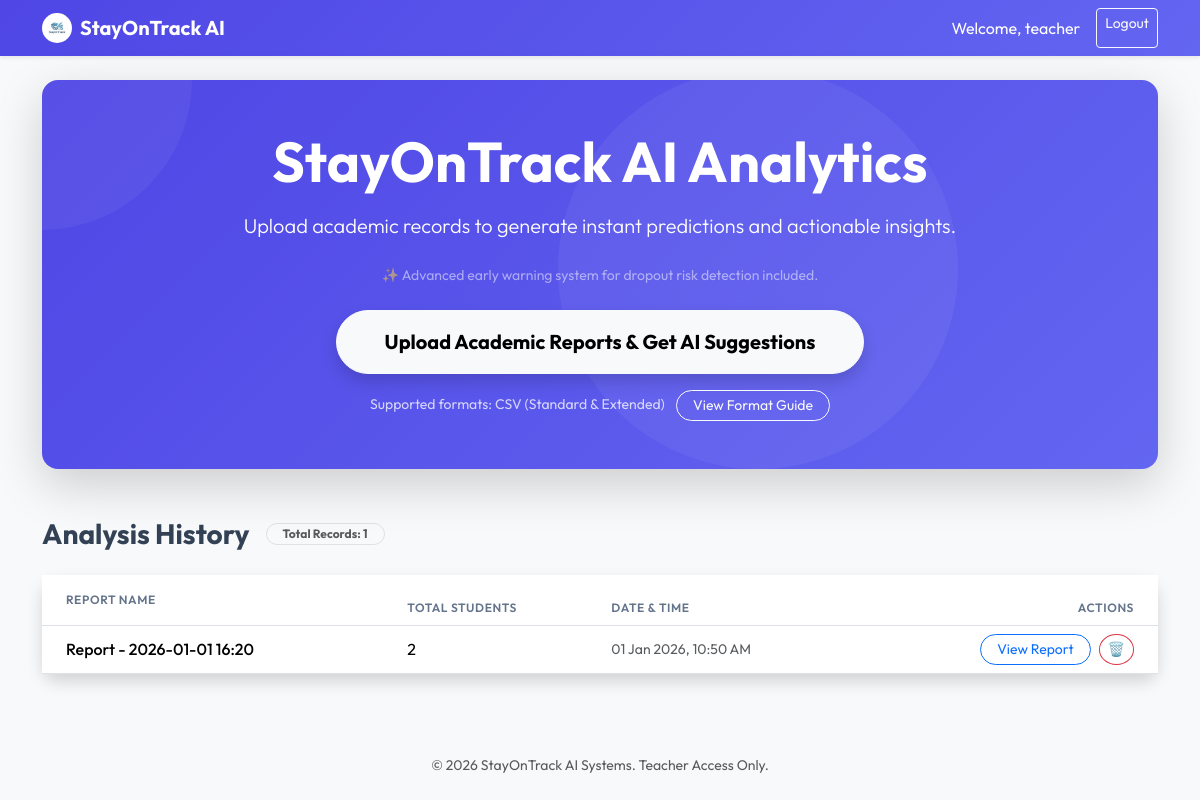
The page /dashboard (signed in) on the database its author committed.
### database.py (models this page shows)
class User(db.Model, UserMixin):
    id = db.Column(db.Integer, primary_key=True)
    username = db.Column(db.String(150), unique=True, nullable=False)
    password = db.Column(db.String(150), nullable=False)

class Batch(db.Model):
    id = db.Column(db.Integer, primary_key=True)
    name = db.Column(db.String(100), nullable=False)
    created_at = db.Column(db.DateTime, default=datetime.utcnow)
    user_id = db.Column(db.Integer, db.ForeignKey('user.id'), nullable=True) # Check logic for user relation later if strict
    students = db.relationship('Student', backref='batch', cascade="all, delete-orphan", lazy=True)

### app.py (the view)
@app.route("/dashboard")
@login_required
def dashboard():
    batches = Batch.query.filter_by(user_id=current_user.id).order_by(Batch.created_at.desc()).all()
    total_students = 0
    high_risk_count = 0
    risk_counts = {'Low Risk': 0, 'Medium Risk': 0, 'High Risk': 0}
    for batch in batches:
        for student in batch.students:
            total_students += 1
            if student.report:
                r = student.report.dropout_risk
                risk_counts[r] = risk_counts.get(r, 0) + 1
                if r == "High Risk":
                    high_risk_count += 1
    return render_template("dashboard.html",
                         batches=batches,
                         total_students=total_students,
                         risk_counts=risk_counts)

### app.py (called while the page is built)
@login_manager.user_loader
def load_user(user_id):
    return User.query.get(int(user_id))

### templates/dashboard.html (shortened to what this page needs)
{% extends "base.html" %}
{% block content %}
<div class="row mb-5">
    <div class="col-12">
        <div class="card shadow-lg border-0 rounded-4 bg-primary-gradient text-white overflow-hidden">
            <div class="card-body p-5 text-center position-relative">
                <div class="position-relative z-1">
                    <h1 class="display-4 fw-bold mb-3">StayOnTrack AI Analytics</h1>
                    <p class="lead mb-4 op-8">Upload academic records to generate instant predictions and actionable
                        insights.</p>
                    <p class="text-white-50 small mb-4">✨ Advanced early warning system for dropout risk detection
                        included.</p>
                    <button class="btn btn-light btn-lg px-5 py-3 fw-bold rounded-pill shadow" data-bs-toggle="modal"
                        data-bs-target="#uploadModal">
                        Upload Academic Reports & Get AI Suggestions
                    </button>
                    <div class="mt-3">
                        <p class="small opacity-75 d-inline">Supported formats: CSV (Standard & Extended)</p>
                        <button class="btn btn-sm btn-outline-light ms-2 rounded-pill px-3" type="button"
                            data-bs-toggle="collapse" data-bs-target="#formatGuide" aria-expanded="false"
                            aria-controls="formatGuide">
                            View Format Guide
                        </button>
                    </div>
                </div>
                <div class="position-absolute top-0 start-0 translate-middle rounded-circle bg-white"
                    style="width: 300px; height: 300px; opacity: 0.05;"></div>
                <div class="position-absolute bottom-0 end-0 translate-middle-x rounded-circle bg-white"
                    style="width: 400px; height: 400px; opacity: 0.05;"></div>
            </div>
        </div>
    </div>
</div>
<div class="d-flex align-items-center mb-4">
    <h3 class="fw-bold m-0">Analysis History</h3>
    <span class="badge bg-light text-muted ms-3 border rounded-pill px-3">Total Records: {{ batches|length }}</span>
</div>
<div class="card shadow border-0 rounded-4">
    <div class="card-body p-0">
        <div class="table-responsive">
            <table class="table table-hover align-middle mb-0">
                <thead class="bg-light">
                    <tr>
                        <th class="ps-4 py-3">Report Name</th>
                        <th>Total Students</th>
                        <th>Date & Time</th>
                        <th class="text-end pe-4">Actions</th>
                    </tr>
                </thead>
                <tbody>
                    {% for batch in batches %}
                    <tr>
                        <td class="ps-4 fw-medium">{{ batch.name }}</td>
                        <td>{{ batch.students|length }}</td>
                        <td class="text-muted small">
                            {{ batch.created_at.strftime('%d %b %Y, %I:%M %p') }}
                        </td>
                        <td class="text-end pe-4">
                            <div class="d-flex justify-content-end gap-2">
                                <a href="{{ url_for('batch_detail', batch_id=batch.id) }}"
                                    class="btn btn-sm btn-outline-primary rounded-pill px-3">View Report</a>
                                <form action="{{ url_for('delete_batch', batch_id=batch.id) }}" method="POST"
                                    onsubmit="return confirm('Delete this report and all its student records?');">
                                    <button type="submit" class="btn btn-sm btn-outline-danger rounded-circle"
                                        title="Delete Report">
                                        🗑️
                                    </button>
                                </form>
                            </div>
                        </td>
                    </tr>
                    {% endfor %}
                </tbody>
            </table>
        </div>
    </div>
</div>
{% endblock %}

### templates/base.html (shortened to what this page needs)
<!DOCTYPE html>
<html lang="en">
<head>
    <link href="https://cdn.jsdelivr.net/npm/bootstrap@5.3.3/dist/css/bootstrap.min.css" rel="stylesheet">
    <link rel="stylesheet" href="{{ url_for('static', filename='css/style.css') }}">
</head>
<body class="bg-light">
    <nav class="navbar navbar-expand-lg navbar-dark bg-primary-gradient shadow-sm">
        <div class="container">
            <a class="navbar-brand fw-bold d-flex align-items-center gap-2" href="#" data-bs-toggle="modal"
                data-bs-target="#logoModal">
                <img src="{{ url_for('static', filename='logo.png') }}" alt="StayOnTrack Logo" width="30" height="30"
                    class="d-inline-block align-text-top rounded-circle bg-white p-1 hover-zoom">
                StayOnTrack AI
            </a>
            {% if current_user.is_authenticated %}
            <div class="d-flex">
                <span class="navbar-text text-white me-3">Welcome, {{ current_user.username }}</span>
                <a href="{{ url_for('logout') }}" class="btn btn-sm btn-outline-light">Logout</a>
            </div>
            {% endif %}
        </div>
    </nav>
    <div class="container py-4">
        {% block content %}{% endblock %}
    </div>
    <footer class="text-center text-muted py-4 mt-auto">
        <small>© 2026 StayOnTrack AI Systems. Teacher Access Only.</small>
    </footer>
</body>
</html>

### static/css/style.css (style rules this page uses)
:root { --primary-color: #4f46e5; --primary-hover: #4338ca; }
html { font-size: 16px; }
body { font-family: 'Outfit', sans-serif; color: #334155; background-color: #1e1e2f; min-height: 100vh; display: flex; flex-direction: column; }
.btn-lg { font-size: 1.25rem; padding: 0.8rem 1.5rem; }
.bg-primary-gradient { background: linear-gradient(135deg, #4f46e5 0%, #6366f1 100%); }
.card { transition: transform 0.2s ease-in-out; }
.table thead th { font-weight: 600; text-transform: uppercase; font-size: 0.75rem; letter-spacing: 0.05em; color: #64748b; border-bottom-width: 1px; }
.hover-zoom { transition: transform 0.3s ease; cursor: zoom-in; }

### rows shown on the page
User: username "teacher"
Batch: name "Report - 2026-01-01 16:20", students|length "2", created_at "01 Jan 2026, 10:50 AM"

### other values the page prints
{{ batches|length }} "1"
